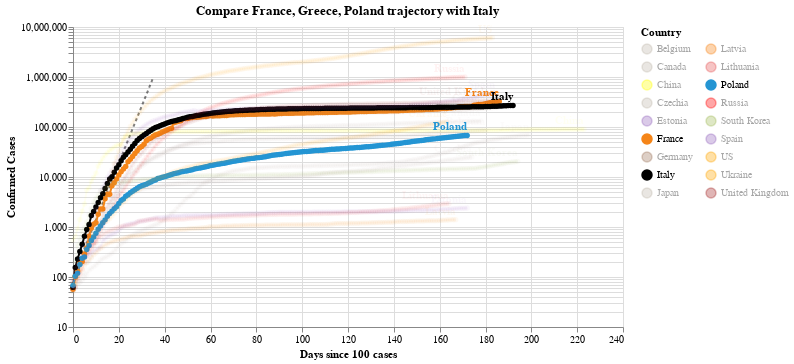

Notebook cell for this chart:
### Code cell
#hide_input
chart2 = make_since_chart(dff2, ['France', 'Greece', 'Poland'], baseline_countries)
chart2

### Figure 1 — Vega-Lite specification as saved in the notebook (floating-point values rounded to 4 significant figures; data arrays with more than 128 entries replaced by an {"elided": "..."} marker saying what was removed)
{"config": {"view": {"continuousWidth": 400, "continuousHeight": 300}}, "layer": [{"data": {"name": "data-628230001892d6798b50651be41d1b3e"}, "mark": {"type": "line", "color": "black", "opacity": 0.5, "strokeDash": [3, 3]}, "encoding": {"x": {"type": "quantitative", "field": "Days since 100 cases"}, "y": {"type": "quantitative", "field": "Confirmed Cases"}}}, {"data": {"name": "data-3a74dfd1e7d8d9e3619aa1c574f62d42"}, "mark": {"type": "line", "point": true}, "encoding": {"color": {"type": "nominal", "field": "Country", "legend": {"columns": 2}, "scale": {"domain": ["Belgium", "Canada", "China", "Czechia", "Estonia", "France", "Germany", "Italy", "Japan", "Latvia", "Lithuania", "Poland", "Russia", "South Korea", "Spain", "US", "Ukraine", "United Kingdom"], "range": ["#C1B7AD", "#C1B7AD", "yellow", "#C1B7AD", "#9467bd", "#F58518", "#9D755D", "black", "#C1B7AD", "#F58518", "#E45756", "#2495D3", "red", "#A1BA59", "#9467bd", "orange", "orange", "brown"]}}, "opacity": {"condition": {"value": 1, "selection": "selector005"}, "value": 0.05}, "tooltip": [{"type": "nominal", "field": "Country"}, {"type": "temporal", "field": "Date"}, {"type": "quantitative", "field": "Confirmed Cases"}, {"type": "quantitative", "field": "Days since 100 cases"}], "x": {"type": "quantitative", "field": "Days since 100 cases"}, "y": {"type": "quantitative", "field": "Confirmed Cases", "scale": {"type": "log"}}}, "selection": {"selector005": {"type": "multi", "fields": ["Country"], "bind": "legend", "init": [{"Country": "France"}, {"Country": "Greece"}, {"Country": "Poland"}, {"Country": "Italy"}]}}, "width": 550}, {"data": {"name": "data-3a74dfd1e7d8d9e3619aa1c574f62d42"}, "mark": {"type": "text", "align": "right", "dy": -8, "fontWeight": "bold"}, "encoding": {"color": {"type": "nominal", "field": "Country", "legend": {"columns": 2}, "scale": {"domain": ["Belgium", "Canada", "China", "Czechia", "Estonia", "France", "Germany", "Italy", "Japan", "Latvia", "Lithuania", "Poland", "Russia", "South Korea", "Spain", "US", "Ukraine", "United Kingdom"], "range": ["#C1B7AD", "#C1B7AD", "yellow", "#C1B7AD", "#9467bd", "#F58518", "#9D755D", "black", "#C1B7AD", "#F58518", "#E45756", "#2495D3", "red", "#A1BA59", "#9467bd", "orange", "orange", "brown"]}}, "opacity": {"condition": {"value": 1, "selection": "selector005"}, "value": 0.05}, "text": {"type": "nominal", "field": "Country"}, "tooltip": [{"type": "nominal", "field": "Country"}, {"type": "temporal", "field": "Date"}, {"type": "quantitative", "field": "Confirmed Cases"}, {"type": "quantitative", "field": "Days since 100 cases"}], "x": {"type": "quantitative", "field": "Days since 100 cases"}, "y": {"type": "quantitative", "field": "Confirmed Cases", "scale": {"type": "log"}}}, "transform": [{"filter": "(datum['Date'] >= 1598918400000)"}], "width": 550}], "title": "Compare France, Greece, Poland trajectory with Italy", "$schema": "https://vega.github.io/schema/vega-lite/v4.0.2.json", "datasets": {"data-628230001892d6798b50651be41d1b3e": [{"Days since 100 cases": 0, "Confirmed Cases": 100.0}, {"Days since 100 cases": 1, "Confirmed Cases": 130.0}, {"Days since 100 cases": 2, "Confirmed Cases": 169.0}, {"Days since 100 cases": 3, "Confirmed Cases": 219.7}, {"Days since 100 cases": 4, "Confirmed Cases": 285.6}, {"Days since 100 cases": 5, "Confirmed Cases": 371.3}, {"Days since 100 cases": 6, "Confirmed Cases": 482.7}, {"Days since 100 cases": 7, "Confirmed Cases": 627.5}, {"Days since 100 cases": 8, "Confirmed Cases": 815.7}, {"Days since 100 cases": 9, "Confirmed Cases": 1060.0}, {"Days since 100 cases": 10, "Confirmed Cases": 1379.0}, {"Days since 100 cases": 11, "Confirmed Cases": 1792.0}, {"Days since 100 cases": 12, "Confirmed Cases": 2330.0}, {"Days since 100 cases": 13, "Confirmed Cases": 3029.0}, {"Days since 100 cases": 14, "Confirmed Cases": 3937.0}, {"Days since 100 cases": 15, "Confirmed Cases": 5119.0}, {"Days since 100 cases": 16, "Confirmed Cases": 6654.0}, {"Days since 100 cases": 17, "Confirmed Cases": 8650.0}, {"Days since 100 cases": 18, "Confirmed Cases": 11250.0}, {"Days since 100 cases": 19, "Confirmed Cases": 14620.0}, {"Days since 100 cases": 20, "Confirmed Cases": 19000.0}, {"Days since 100 cases": 21, "Confirmed Cases": 24710.0}, {"Days since 100 cases": 22, "Confirmed Cases": 32120.0}, {"Days since 100 cases": 23, "Confirmed Cases": 41750.0}, {"Days since 100 cases": 24, "Confirmed Cases": 54280.0}, {"Days since 100 cases": 25, "Confirmed Cases": 70560.0}, {"Days since 100 cases": 26, "Confirmed Cases": 91730.0}, {"Days since 100 cases": 27, "Confirmed Cases": 119300.0}, {"Days since 100 cases": 28, "Confirmed Cases": 155000.0}, {"Days since 100 cases": 29, "Confirmed Cases": 201500.0}, {"Days since 100 cases": 30, "Confirmed Cases": 262000.0}, {"Days since 100 cases": 31, "Confirmed Cases": 340600.0}, {"Days since 100 cases": 32, "Confirmed Cases": 442800.0}, {"Days since 100 cases": 33, "Confirmed Cases": 575600.0}, {"Days since 100 cases": 34, "Confirmed Cases": 748300.0}, {"Days since 100 cases": 35, "Confirmed Cases": 972800.0}], "data-3a74dfd1e7d8d9e3619aa1c574f62d42": {"elided": "3291 records"}}}
